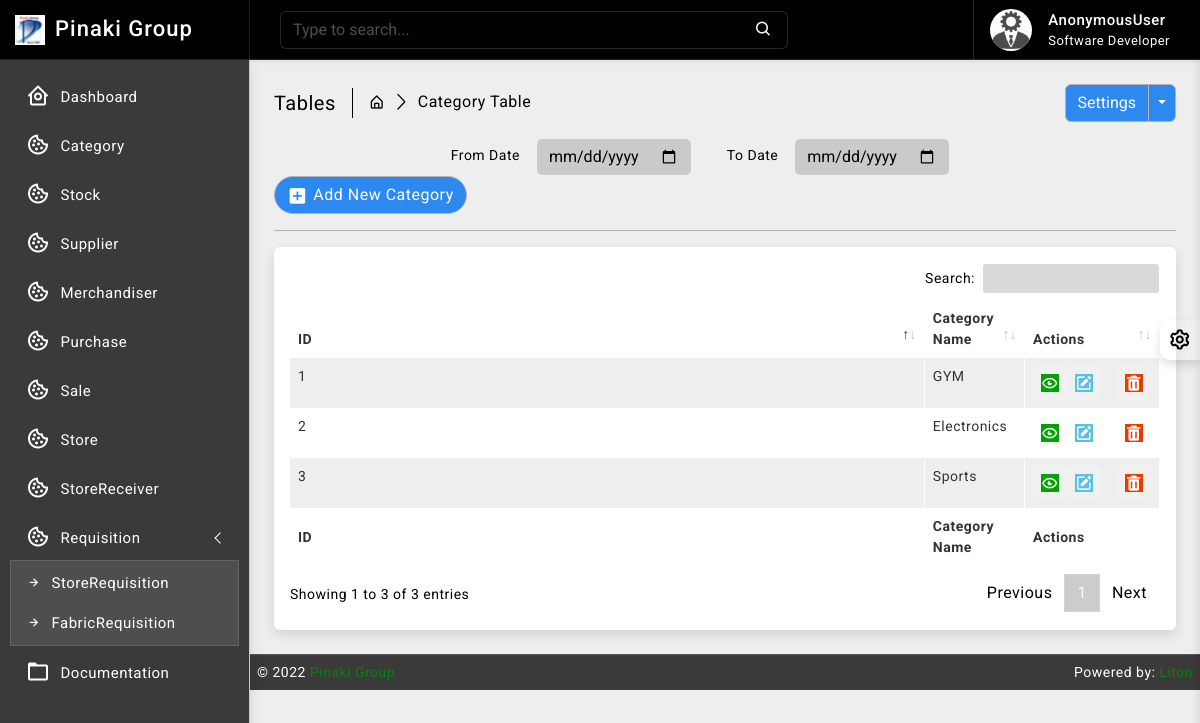
The page /category/ on the database its author committed.
### category/models.py (models this page shows, shortened)
class Category(models.Model):
    id = models.AutoField(primary_key=True)
    name = models.CharField(max_length=64, null=True, unique=True, blank=True)
    created_at = models.DateTimeField(auto_now_add=True, auto_now=False)
    updated_at = models.DateTimeField(auto_now_add=False, auto_now=True)

### category/views.py (the view)
# urls.py: path('', views.category_read, name='category_read'),
def category_read(request):
    category_data = Category.objects.all().order_by('-id')
    context = {
        'category_data': category_data
    }
    return render(request, 'category/read.html', context)

### templates/category/read.html (shortened to what this page needs)
{% extends 'base/base.html' %}
{% block body %}
{% load static %}
		<div class="page-wrapper">
			<div class="page-content">
				<div class="page-breadcrumb d-none d-sm-flex align-items-center mb-3">
					<div class="breadcrumb-title pe-3">Tables</div>
					<div class="ps-3">
						<nav aria-label="breadcrumb">
							<ol class="breadcrumb mb-0 p-0">
								<li class="breadcrumb-item"><a href="#"><i class="bx bx-home-alt"></i></a>
								</li>
								<li class="breadcrumb-item active" aria-current="page">Category Table</li>
							</ol>
						</nav>
					</div>
					<div class="ms-auto">
						<div class="btn-group">
							<button type="button" class="btn btn-light">Settings</button>
							<button type="button" class="btn btn-light dropdown-toggle dropdown-toggle-split" data-bs-toggle="dropdown">	<span class="visually-hidden">Toggle Dropdown</span>
							</button>
						</div>
					</div>
				</div>
				<div class="col-md-9">
					<form class="float-md-end" method="POST">
						<div class="row row-cols-md-auto g-lg-3">
							<label for="fromdate" class="col-md-2 col-form-label text-md-end">From Date</label>
							<div class="col-md-4">
								<input type="date" name= "fromdate" class="form-control" id="fromdate">
							</div>
							<label for="todate" class="col-md-2 col-form-label text-md-end">To Date</label>
							<div class="col-md-4">
								<input type="date" name= "todate" class="form-control" id="todate">
							</div>
						</div>
					</form>
				</div>
                <div class="ms-auto"><a href="/category/create/" class="btn btn-light radius-30 mt-2 mt-lg-0"><i class="bx bxs-plus-square"></i>Add New Category</a></div>
				<hr/>
				<div class="card">
					<div class="card-body">
						<div class="table-responsive">
							<table id="example2" class="table table-striped table-bordered">
								<thead>
									<tr>
										<th>ID</th>
										<th>Category Name</th>
										<th>Actions</th>
									</tr>
								</thead>
								<tbody>
									{% for data in category_data %}
									<tr>
									   <td>{{ data.id }}</td>
									   <td>{{ data.name }}</td>
									   <td class="center">
										<div class="d-flex order-actions">
											<a class="" href="#">
												<i class="fadeIn animated bx bx-show-alt"></i>
											</a>
											<a class="" href="{% url 'category_update' data.id %}">
												<i class='bx bxs-edit'></i>
											</a>
											<a class="ms-3" href="{% url 'category_delete' data.id %}" onclick="return confirm('Are you sure?');">
												<i class='bx bxs-trash'></i>
											</a>
										</div>
									   </td>
									</tr>
								 {% endfor %}
								</tbody>
								<tfoot>
									<tr>
										<th>ID</th>
										<th>Category Name</th>
										<th>Actions</th>
									</tr>
								</tfoot>
							</table>
						</div>
					</div>
				</div>
			</div>
		</div>
{% endblock body %}

### static/css/app.css (style rules this page uses)
body { font-size: 14px; letter-spacing: .5px; font-family: Roboto, sans-serif; overflow-x: hidden }
a { text-decoration: none }
.page-wrapper { height: 100%; margin-top: 60px; margin-bottom: 0px; margin-left: 250px }
.page-content { padding: 1.5rem 1.5rem 0 1.5rem }
.breadcrumb-title { font-size: 20px; border-right: 1.5px solid #000000; }
.page-breadcrumb .breadcrumb li.breadcrumb-item { font-size: 16px }
.page-breadcrumb .breadcrumb-item+.breadcrumb-item::before { display: inline-block; padding-right: .5rem; color: #000000; font-family: LineIcons; content: "\ea5c" }
.order-actions a { font-size: 18px; width: 34px; height: 34px; display: flex; align-items: center; justify-content: center; background: rgb(255 255 255 / 15%); border: 1px solid rgb(255 255 255 / 15%); text-align: center; border-radius: 20%; color: #ffffff }
.radius-30 { border-radius: 30px }
.btn i { vertical-align: middle; font-size: 1.3rem; margin-top: -1em; margin-bottom: -1em; margin-right: 5px }
input::placeholder { color: #fff!important; opacity: .3!important }
.bg-theme { background-size: 100% 100%; background-attachment: fixed; background-position: center; background-repeat: no-repeat; transition: background .2s; }
body.bg-theme2 { background-image: url(../images/bg-themes/2.png); }

### rows shown on the page
Category: id "3", name "Sports"
Category: id "2", name "Electronics"
Category: id "1", name "GYM"

### other values the page prints
{{ request.user }} "AnonymousUser"
